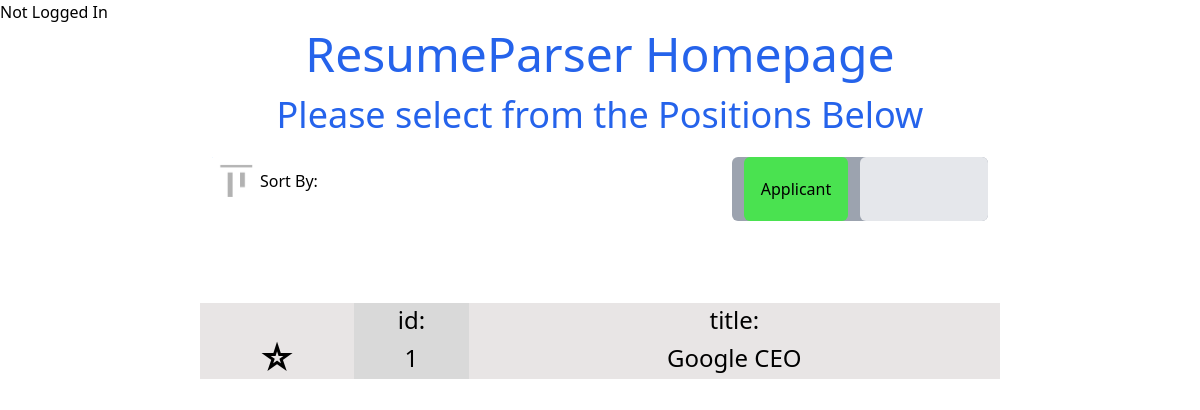
The app's page /, older data.
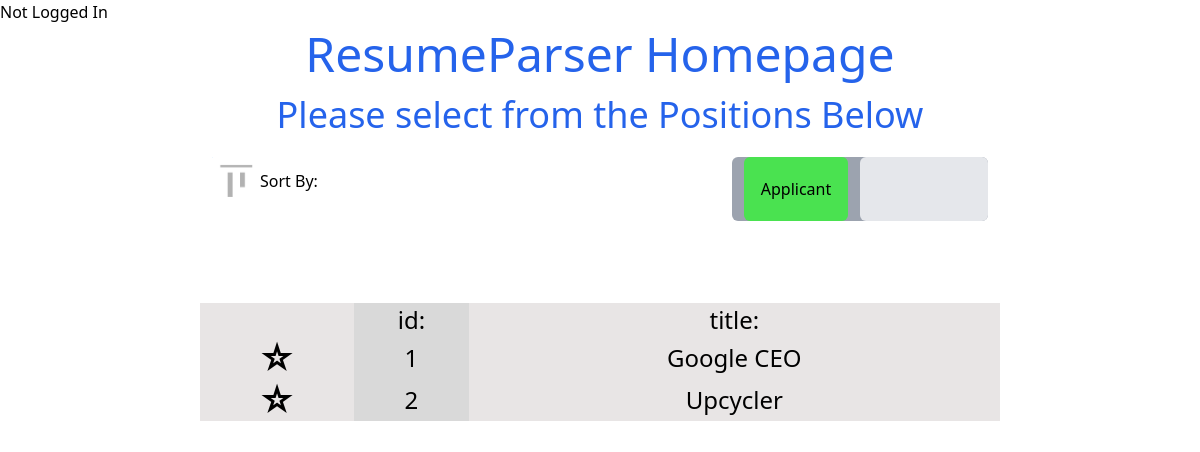
The same page, newer data.
### ResumeParser/models.py (models this page shows, shortened)
class Opening(models.Model):
    name = models.CharField(max_length=30)
    description = models.TextField(max_length = 70, default="", blank = True)
    weighting = JSONField(default=json.dumps(default_weighting))

### ResumeParser/views.py (the view)
# urls.py: path('', views.index, name='index'),
def index(request):
    openings = Opening.objects.all()
    context = {
        "opening" : openings,
    }
    return render(request, "ResumeParser/index.html", context)

### ResumeParser/jsonfield.py (called while the page is built)
    def to_python(self, value):
        if value == "":
            return None
        try:
            if isinstance(value, str):
                return json.loads(value)
        except ValueError:
            pass
        return value

    def from_db_value(self, value, *args):
        return self.to_python(value)

### ResumeParser/templates/ResumeParser/index.html (shortened to what this page needs)
{% extends "ResumeParser/base.html" %}
{% load static %}
{% block header %}
<link rel="stylesheet" href="{% static 'ResumeParser/css/index.css' %}">
{% endblock header %}
{% block content %}
{% if user.is_authenticated %}
    <p class="absolute font-extrabold right-0">Welcome, {{ user.profile }} !</p>
    {% else %}
    Not Logged In
    {% endif %}
<div class="flex items-center flex-col h-screen">
  <h1 class="font-medium leading-tight text-5xl mt-0 mb-2 text-blue-600">ResumeParser Homepage</h1>
  <h2 class="font-normal leading-tight text-4xl mt-0 mb-2 text-blue-600">Please select from the Positions Below</h2>
  <div class="flex justify-between items-start w-8/12 p-3 ">
    <div class="rounded-lg">
      <span class="flex items-center justify-space-around">
        <img class="w-12" src="{% static 'ResumeParser/imgs/sort_by.png' %}" alt="">
        <p class="text-4x1 font-medium text-center object-center">Sort By:</p>
      </span>
    </div>
    <div onclick="modeToggle()">
      <div id="reviewer_switch"  class="bg-gray-400 w-64 h-16 rounded-md flex items-center justify-around">
        <div style="width: 103.79px; background-color: #4AE250;" class="h-16 rounded-md flex items-center justify-center">
          <span> Applicant </span>
        </div>
        <div style="width: 103.79px; background-color: #FB5858;" class="h-16 rounded-md flex items-center justify-center">
        <span> Reviewer </span>
        </div>
      </div>
      <div id="cover" style="left: 8rem/* 128px */;" class="bg-gray-200 z-10 inline-block bottom-16 relative rounded-md w-32 h-16 left-32"></div>
    </div>
  </div>
  <table id="positions_table" class="w-8/12 text-center text-2xl">
      <tr>
        <td></td>
        <td>id:</td>
        <td>title:</td>
      </tr>
    {% for open in opening %}
    <tr onclick="go_to('{{open.id}}')">
        <td class="text-4xl font-bold ">&#9734;</td><td>{{open.id}}</td><td>{{open.name}}</td>
    </tr>
    {% endfor %}
  </table>
</div>
{% endblock content %}

### ResumeParser/templates/ResumeParser/base.html (shortened to what this page needs)
{% load tailwind_tags %}
<!DOCTYPE html>
<html lang="en">
<head>
    {% tailwind_css %}
    {% block header %}
    {% endblock header %}
</head>
<body>
{% block content %}
{% endblock content %}
</body>
</html>

### ResumeParser/static/ResumeParser/css/index.css (style rules this page uses)
td:nth-child(even) { --tw-bg-opacity: 1; background-color: #D9D9D9; }
td:nth-child(odd) { background-color: #E8E5E5; }

Row changes from the older to the newer data that the page shows:
added Opening: id "2", name "Upcycler"
